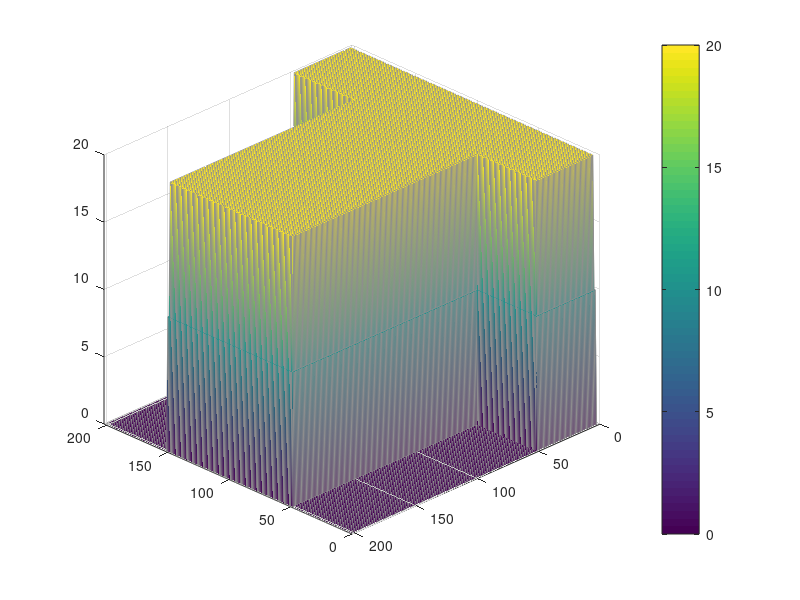

MATLAB code to generate this figure: (Note: this script raises an error after producing the figure.)
clear;
clc;

% dimensions of the model
A = 0.2; %m
B = 0.1; %m
C = 0.05; %m
D = 0.05; %m
heater_thickness = 0.002; %m

% initialization temperatures
init_temp_heater = 80; %celcius
init_temp_obj = 20; %celcius
init_temp_border = 10; %celcius

material = 1;
% 1 - alumina, 2 - cooper, 3 - stainless steel
density = [2700, 8920, 7860]; %kg/m^3
sp_heat = [900, 380, 450]; %J/kgK
conduct = [237, 401, 58]; %W/mK

% numerical parameters
dt = 0.001; %s
dx = 0.001; %m
dy = 0.001; %m
nax = round(A/dx);
nay = round(A/dy);
nbx = round(B/dx);
nby = round(B/dy);
ncx = round(C/dx);
ncy = round(C/dy);
ndx = round(D/dx);
ndy = round(D/dy);

% thermal equation parameters for specified material
efx = (conduct(material)*dt)/(density(material)*sp_heat(material)*(dx^2));
efy = (conduct(material)*dt)/(density(material)*sp_heat(material)*(dy^2));

% boundary condition
bc = 2;

% heater heat transfer in boundary condition 2
P = 100; %W - power of heater
dT = (P*dt)/(sp_heat(material)*(D^2)*heater_thickness*density(material));

% plane of model declaration
% 0 - nothing, 1 - border, 2 - object, 3 - heater
plane = zeros(nay+2, nax+2);
plane(2:(ndy-1), 2:nax) = 2;
plane(2:(end-1), ncx:(end-ncx-1)) = 2;
plane(2, 2:(end-1)) = 1;
plane(2:ndy, 2) = 1;
plane(2:ndy, (end-1)) = 1;
plane(ndy, 2:ncx) = 1;
plane(ndy, (end-ncx-1):(end-1)) = 1;
plane(ndy:(end-1), ncx) = 1;
plane(ndy:(end-1), (end-ncx-1)) = 1;
plane((end-1), ncx:(end-ncx-1)) = 1;
plane((ndy/2):(ndy*3/2), (ncx+(nbx-ndx)/2):(ncx+(nbx+ndx)/2)) = 3;

% image(plane, 'CDataMapping', 'scaled');
% colorbar;

% plane of temperature declaration
plane_temp = zeros(nax+2, nay+2);
plane_temp(plane == 1) = init_temp_border;
plane_temp(plane == 2) = init_temp_obj;

if bc == 2
    plane_temp(plane == 3) = init_temp_obj;
else
    plane_temp(plane == 3) = init_temp_heater;
end

n_steps = 8000;

f1 = figure('units', 'normalized', 'outerposition', [0 0 1 1]);
% surf(plane_temp, 'EdgeColor', '#8e8e8e', 'FaceColor', 'interp', 'LineWidth', 0.1);
% view(-135, 30);
% xlim([0 nax+2]);
% ylim([0 nay+2]);
% colorbar;
% saveas(f1,'heat_transfer_before.png');

for n=1:n_steps
    disp(n);
    
    surf(plane_temp, 'EdgeColor', '#8e8e8e', 'FaceColor', 'interp', 'LineWidth', 0.1);
    view(-135, 30);
    xlim([0 nax+2]);
    ylim([0 nay+2]);
    colorbar;

    if mod(n, 500) == 0
        name = sprintf('heat_alu_%d_.png', n);
        saveas(f1, name);
    end

    if n == 1500
        plane(plane==3) = 2;
    end

    new_plane = plane_temp;

    for i=1:nax
        for j=1:nay
            % if it is the object near heater
            if (plane(i, j) == 3 && bc == 2)
                new_plane(i,j) = plane_temp(i, j) + dT;
            % if it is the object
            elseif plane(i, j) == 2
                new_plane(i,j) = temp_next(i, j, plane_temp, efx, efy);
            end
        end
    end

    plane_temp = new_plane;
    pause(0.001);
end

surf(plane_temp, 'EdgeColor', '#8e8e8e', 'FaceColor', 'interp', 'LineWidth', 0.1);
view(-135, 30);
xlim([0 nax+2]);
ylim([0 nay+2]);
colorbar;
name = sprintf('heat_alu_%d_.png', n);
saveas(f1, name);

function temp_new = temp_next(i, j, temp, efx, efy)
    temp_l = temp(i, j-1);
    temp_r = temp(i, j+1);
    temp_down = temp(i+1, j);
    temp_up = temp(i-1, j);

    temp_new = temp(i, j) + efx*((temp_down+273.15) - 2*(temp(i, j)+273.15) + (temp_up+273.15)) ...
        + efy*((temp_r+273.15) - 2*(temp(i, j)+273.15) + (temp_l+273.15)); 
end








